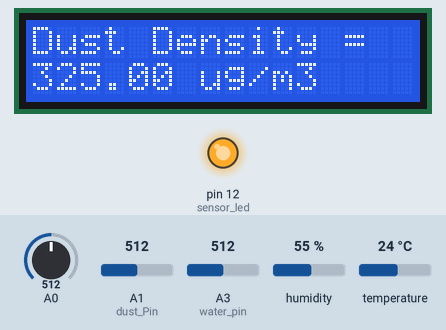
Recording of a sketch running on a simulated Arduino Uno, built with avr-gcc and run on an emulated ATmega328P. Shown: 16×2 character LCD, output pins drawn as LEDs (lit = HIGH). Inputs (shaded band) come from the test bench; at power-on: humidity 55 %, A0 = 512, A1 (dust_Pin) = 512, temperature 24 °C, A3 (water_pin) = 512.

Above: at 1.2 s.
1.3 s: humidity set to 22 %
At 13.0 s:
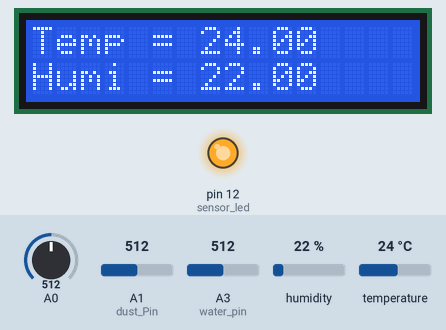
15.6 s: A0 set to 716
At 26.5 s:
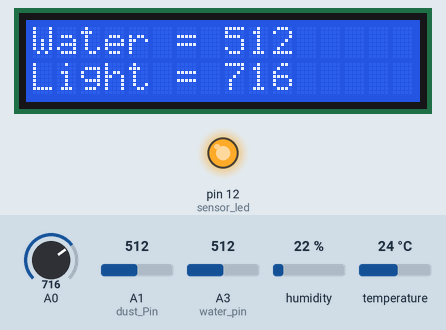
29.9 s: A1 (dust_Pin) set to 716
At 39.7 s:
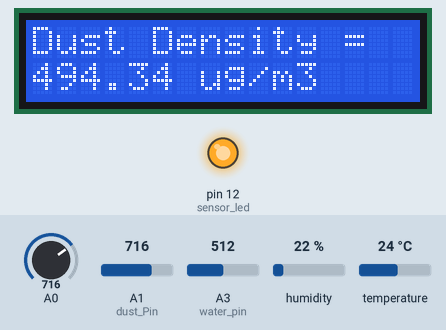
44.2 s: temperature set to 12 °C
At 51.6 s:
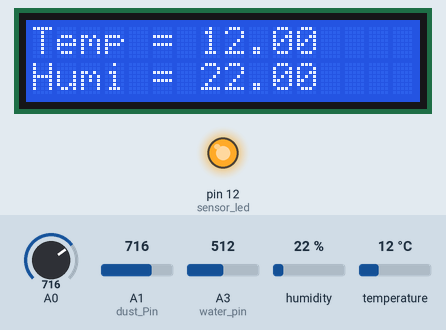
58.5 s: humidity set to 40 %
At 70.4 s:
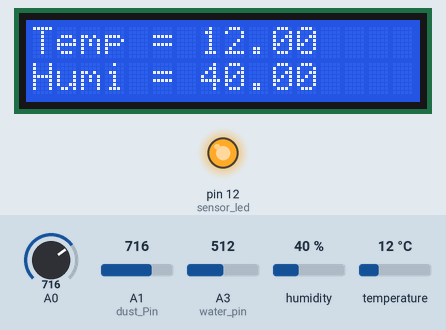
72.8 s: A3 (water_pin) set to 716
At 83.8 s:
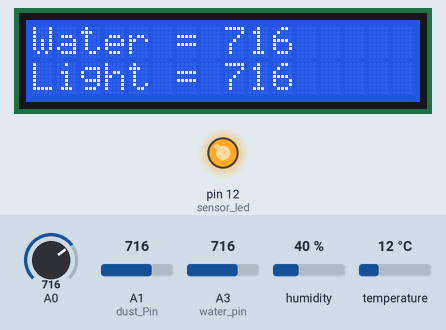
Timing chart, 0 to 85.3 s (numbered marks = the images above; inputs shaded):
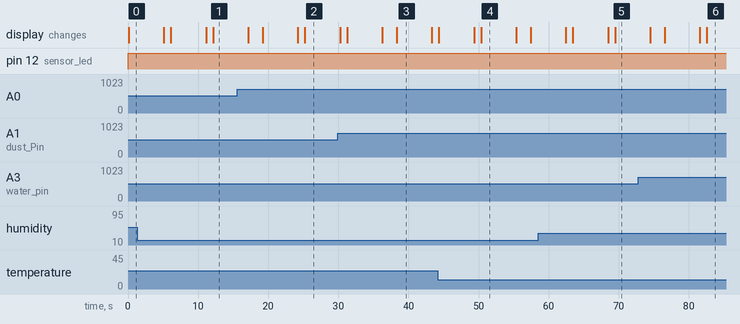

Measured:
- what the display in image 3 shows lasts 5.0 s, from 38.3 s to 43.3 s

The sketch:

TEM.ino
```cpp
#include <LiquidCrystal_I2C.h>
#include <DHT11.h>
LiquidCrystal_I2C lcd(0x27, 16, 2);


int cds = A0;
int water_pin = A3;
int pin = 4;
DHT11 dht11(pin);

int dust_Pin = A1;
int sensor_led = 12;

float dust_value = 0;
float dustDensityug = 0;

int sampling = 280;
int waiting = 40;
float stop_time = 9680;

void setup() {
  // put your setup code here, to run once:
  Serial.begin(9600);

  lcd.begin();
  pinMode(sensor_led, OUTPUT);
  pinMode(4, OUTPUT);
}

void loop() {
  // put your main code here, to run repeatedly:

  int err;
  float temp, humi;
  int val_water = analogRead(A3);
  int val_light = analogRead(A0);

  digitalWrite(sensor_led, LOW);
  delayMicroseconds(sampling);

  dust_value = analogRead(dust_Pin);

  delayMicroseconds(waiting);
  digitalWrite(sensor_led, HIGH);
  delayMicroseconds(stop_time);

   dustDensityug = (0.17 * (dust_value * (5.0 / 1024.0)) - 0.1) * 1000;

    lcd.setCursor(0,0);
    lcd.print("Dust Density = ");
    lcd.setCursor(0,1);
    lcd.print(dustDensityug);
    lcd.print(" ug/m3");
    delay(5000);

    lcd.clear();
    delay(1000);

    lcd.setCursor(0,0);
    lcd.print("Water = ");
    lcd.print(val_water);
    lcd.setCursor(0,1);
    lcd.print("Light = ");
    lcd.print(val_light);
    delay(5000);

    lcd.clear();
    delay(1000);

  if((err = dht11.read(humi, temp)) == 0)
  {
    lcd.setCursor(0,0);
    lcd.print("Temp = ");
    lcd.print(temp);
    lcd.setCursor(0,1);
    lcd.print("Humi = ");
    lcd.print(humi);
    delay(5000);

    lcd.clear();
    delay(1000);
  }
  else
  {
    Serial.println();
    Serial.print("Error No : ");
    Serial.print(err);
    Serial.println();
  }
  delay(DHT11_RETRY_DELAY);
}
```
